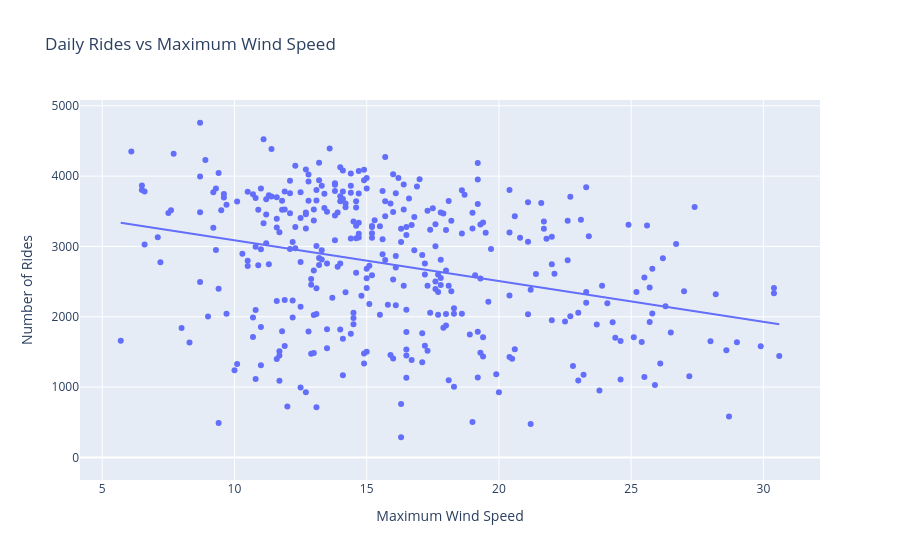

Notebook cell for this chart:
### Markdown cell above
### Rides vs Wind Speed

### Code cell
fig = px.scatter(
    bike_weather_daily,
    x="wind_speed_10m_max",
    y="number_of_rides",
    trendline="ols",
    title="Daily Rides vs Maximum Wind Speed"
)

fig.update_layout(
    xaxis_title="Maximum Wind Speed",
    yaxis_title="Number of Rides"
)

fig.show()

### Figure 1 — Plotly figure (JSON) as saved in the notebook; plotly's stock layout.template omitted (floating-point values rounded to 4 significant figures; data arrays with more than 128 entries replaced by an {"elided": "..."} marker saying what was removed)
{"data": [{"hovertemplate": "wind_speed_10m_max=%{x}<br>number_of_rides=%{y}<extra></extra>", "legendgroup": "", "marker": {"color": "#636efa", "symbol": "circle"}, "mode": "markers", "name": "", "orientation": "v", "showlegend": false, "type": "scatter", "x": {"elided": "366 float values"}, "xaxis": "x", "y": {"elided": "366 int values"}, "yaxis": "y"}, {"hovertemplate": "<b>OLS trendline</b><br>number_of_rides = -57.9556 * wind_speed_10m_max + 3668.02<br>R<sup>2</sup>=0.095960<br><br>wind_speed_10m_max=%{x}<br>number_of_rides=%{y} <b>(trend)</b><extra></extra>", "legendgroup": "", "marker": {"color": "#636efa", "symbol": "circle"}, "mode": "lines", "name": "", "showlegend": false, "type": "scatter", "x": {"elided": "365 float values"}, "xaxis": "x", "y": {"elided": "365 float values"}, "yaxis": "y"}], "layout": {"legend": {"tracegroupgap": 0}, "title": {"text": "Daily Rides vs Maximum Wind Speed"}, "xaxis": {"anchor": "y", "domain": [0, 1], "title": {"text": "Maximum Wind Speed"}}, "yaxis": {"anchor": "x", "domain": [0, 1], "title": {"text": "Number of Rides"}}}}
